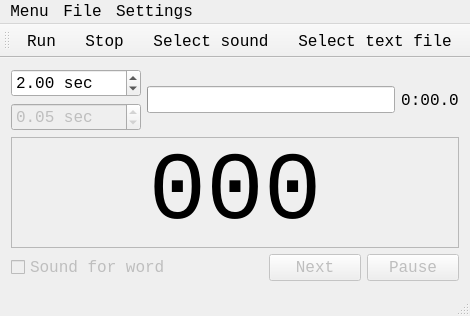
<?xml version="1.0" encoding="UTF-8"?>
<ui version="4.0">
 <class>TimerMainWindow</class>
 <widget class="QMainWindow" name="TimerMainWindow">
  <property name="minimumSize">
   <size>
    <width>400</width>
    <height>0</height>
   </size>
  </property>
  <property name="font">
   <font>
    <family>Consolas</family>
    <pointsize>12</pointsize>
   </font>
  </property>
  <property name="windowTitle">
   <string>Advance club - Timer</string>
  </property>
  <widget class="QWidget" name="centralWidget">
   <layout class="QVBoxLayout" name="verticalLayout_2" stretch="0,1,0">
    <item>
     <layout class="QHBoxLayout" name="horizontalLayout">
      <item>
       <layout class="QVBoxLayout" name="verticalLayout">
        <item>
         <widget class="QDoubleSpinBox" name="boxConstSeconds">
          <property name="maximumSize">
           <size>
            <width>180</width>
            <height>16777215</height>
           </size>
          </property>
          <property name="prefix">
           <string notr="true"/>
          </property>
          <property name="suffix">
           <string> sec</string>
          </property>
          <property name="decimals">
           <number>2</number>
          </property>
          <property name="minimum">
           <double>0.500000000000000</double>
          </property>
          <property name="maximum">
           <double>300.000000000000000</double>
          </property>
          <property name="singleStep">
           <double>0.100000000000000</double>
          </property>
          <property name="value">
           <double>2.000000000000000</double>
          </property>
         </widget>
        </item>
        <item>
         <widget class="QDoubleSpinBox" name="boxLetterSeconds">
          <property name="enabled">
           <bool>false</bool>
          </property>
          <property name="maximumSize">
           <size>
            <width>180</width>
            <height>16777215</height>
           </size>
          </property>
          <property name="prefix">
           <string notr="true"/>
          </property>
          <property name="suffix">
           <string> sec</string>
          </property>
          <property name="decimals">
           <number>2</number>
          </property>
          <property name="minimum">
           <double>0.000000000000000</double>
          </property>
          <property name="maximum">
           <double>5.000000000000000</double>
          </property>
          <property name="singleStep">
           <double>0.050000000000000</double>
          </property>
          <property name="value">
           <double>0.050000000000000</double>
          </property>
         </widget>
        </item>
       </layout>
      </item>
      <item>
       <widget class="QProgressBar" name="progressBar">
        <property name="textVisible">
         <bool>false</bool>
        </property>
       </widget>
      </item>
      <item>
       <widget class="QLabel" name="labelTime">
        <property name="text">
         <string notr="true">0:00.0</string>
        </property>
        <property name="textFormat">
         <enum>Qt::PlainText</enum>
        </property>
        <property name="alignment">
         <set>Qt::AlignCenter</set>
        </property>
       </widget>
      </item>
     </layout>
    </item>
    <item>
     <widget class="QLabel" name="labelWord">
      <property name="font">
       <font>
        <pointsize>72</pointsize>
       </font>
      </property>
      <property name="frameShape">
       <enum>QFrame::StyledPanel</enum>
      </property>
      <property name="frameShadow">
       <enum>QFrame::Plain</enum>
      </property>
      <property name="text">
       <string notr="true">000</string>
      </property>
      <property name="textFormat">
       <enum>Qt::PlainText</enum>
      </property>
      <property name="alignment">
       <set>Qt::AlignCenter</set>
      </property>
     </widget>
    </item>
    <item>
     <layout class="QHBoxLayout" name="horizontalLayout_2" stretch="1,1,1,1">
      <item>
       <widget class="QCheckBox" name="checkBoxSoundForWord">
        <property name="enabled">
         <bool>false</bool>
        </property>
        <property name="maximumSize">
         <size>
          <width>180</width>
          <height>16777215</height>
         </size>
        </property>
        <property name="text">
         <string>Sound for word</string>
        </property>
       </widget>
      </item>
      <item>
       <spacer name="horizontalSpacer">
        <property name="orientation">
         <enum>Qt::Horizontal</enum>
        </property>
        <property name="sizeHint" stdset="0">
         <size>
          <width>0</width>
          <height>0</height>
         </size>
        </property>
       </spacer>
      </item>
      <item>
       <widget class="QPushButton" name="buttonNext">
        <property name="enabled">
         <bool>false</bool>
        </property>
        <property name="text">
         <string>Next</string>
        </property>
       </widget>
      </item>
      <item>
       <widget class="QPushButton" name="buttonPause">
        <property name="enabled">
         <bool>false</bool>
        </property>
        <property name="text">
         <string>Pause</string>
        </property>
       </widget>
      </item>
     </layout>
    </item>
   </layout>
  </widget>
  <widget class="QMenuBar" name="menuBar">
   <property name="geometry">
    <rect>
     <x>0</x>
     <y>0</y>
     <width>427</width>
     <height>21</height>
    </rect>
   </property>
   <widget class="QMenu" name="menuMenu">
    <property name="title">
     <string>Menu</string>
    </property>
    <addaction name="actionStart"/>
    <addaction name="actionStop"/>
    <addaction name="separator"/>
    <addaction name="actionExit"/>
   </widget>
   <widget class="QMenu" name="menuFile">
    <property name="title">
     <string>File</string>
    </property>
    <addaction name="actionSelect_audio"/>
    <addaction name="actionChoode_text_file"/>
    <addaction name="separator"/>
    <addaction name="actionClear_sound"/>
    <addaction name="actionClear_text_file"/>
   </widget>
   <widget class="QMenu" name="menuSettings">
    <property name="title">
     <string>Settings</string>
    </property>
    <addaction name="actionChange_text_font"/>
    <addaction name="actionChange_count_rounds"/>
   </widget>
   <addaction name="menuMenu"/>
   <addaction name="menuFile"/>
   <addaction name="menuSettings"/>
  </widget>
  <widget class="QToolBar" name="mainToolBar">
   <attribute name="toolBarArea">
    <enum>TopToolBarArea</enum>
   </attribute>
   <attribute name="toolBarBreak">
    <bool>false</bool>
   </attribute>
   <addaction name="actionStart"/>
   <addaction name="actionStop"/>
   <addaction name="actionSelect_audio"/>
   <addaction name="actionChoode_text_file"/>
  </widget>
  <widget class="QStatusBar" name="statusBar"/>
  <action name="actionStart">
   <property name="text">
    <string>Run </string>
   </property>
   <property name="shortcut">
    <string notr="true">Ctrl+R</string>
   </property>
  </action>
  <action name="actionStop">
   <property name="text">
    <string>Stop</string>
   </property>
   <property name="shortcut">
    <string notr="true">Ctrl+S</string>
   </property>
  </action>
  <action name="actionSelect_audio">
   <property name="text">
    <string>Select sound</string>
   </property>
   <property name="shortcut">
    <string notr="true">S</string>
   </property>
  </action>
  <action name="actionChoode_text_file">
   <property name="text">
    <string>Select text file</string>
   </property>
   <property name="shortcut">
    <string notr="true">T</string>
   </property>
  </action>
  <action name="actionExit">
   <property name="text">
    <string>Exit</string>
   </property>
   <property name="shortcut">
    <string notr="true">Ctrl+Q</string>
   </property>
  </action>
  <action name="actionClear_sound">
   <property name="text">
    <string>Clear sound</string>
   </property>
   <property name="shortcut">
    <string notr="true">Ctrl+S</string>
   </property>
  </action>
  <action name="actionClear_text_file">
   <property name="text">
    <string>Clear text file</string>
   </property>
   <property name="shortcut">
    <string notr="true">Ctrl+T</string>
   </property>
  </action>
  <action name="actionChange_text_font">
   <property name="text">
    <string>Change text font</string>
   </property>
   <property name="shortcut">
    <string notr="true">Shift+F</string>
   </property>
  </action>
  <action name="actionChange_count_rounds">
   <property name="text">
    <string>Change count rounds</string>
   </property>
  </action>
 </widget>
 <layoutdefault spacing="6" margin="11"/>
 <tabstops>
  <tabstop>boxConstSeconds</tabstop>
  <tabstop>boxLetterSeconds</tabstop>
  <tabstop>checkBoxSoundForWord</tabstop>
 </tabstops>
 <resources/>
 <connections/>
</ui>
